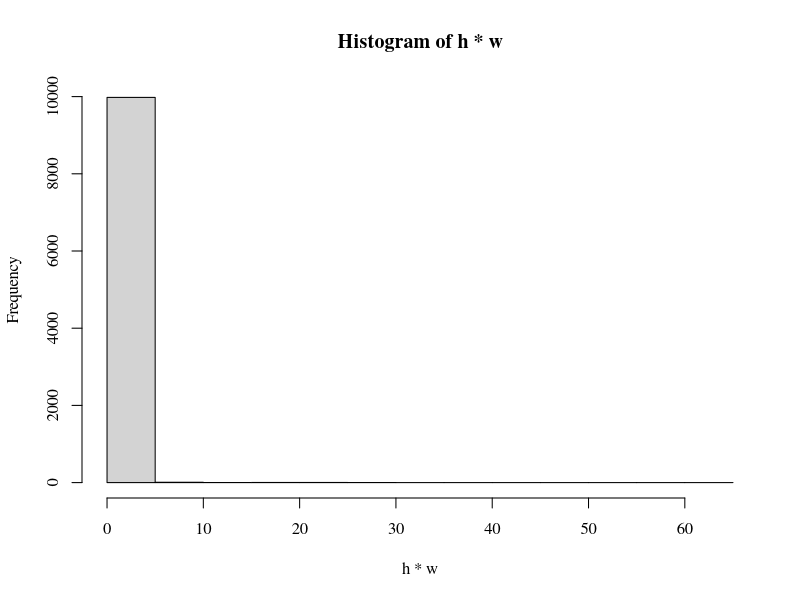
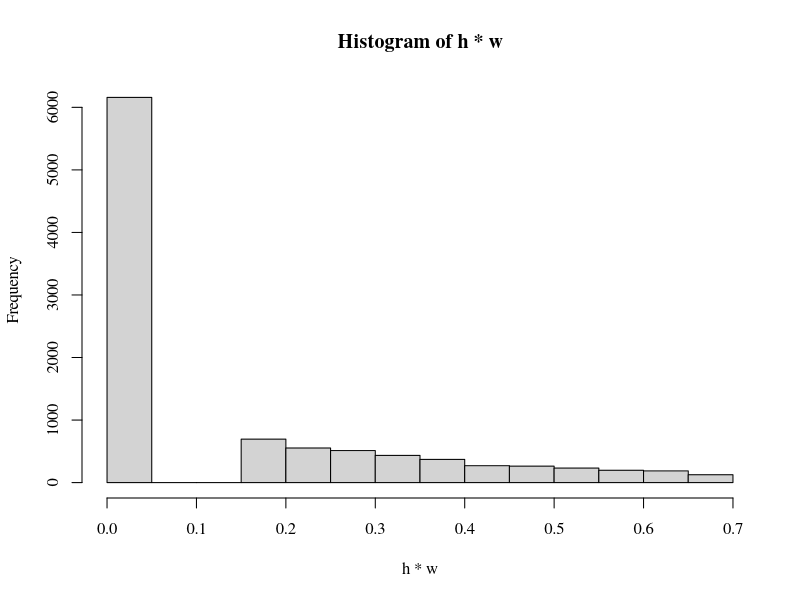
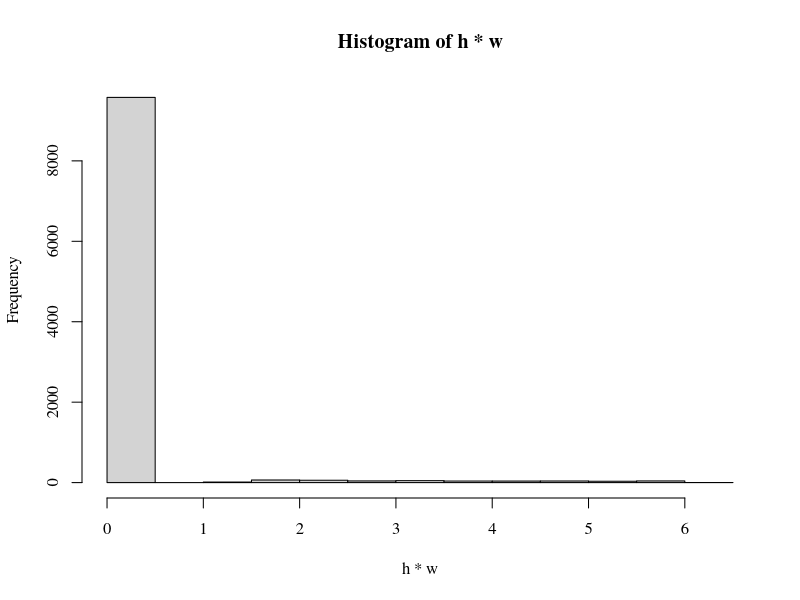

Write R code to recreate these figures, in order.
par(family = 'serif')
setwd("/Users/mikhailgaerlan/Box Sync/Education/UC Davis/2016-2017 Spring/STA 243 Computational Statistics/Assignments/Assignment 4")
rm(list=ls())

nu = c(0.1,1,10)

for(i in nu){
  m = 10000
  x = rnorm(m,1.5,i)
  f = 0*x
  for(j in 1:m){
    if(x[j]>=1&&x[j]<=2){
      f[j] = 1
    }
  }
  g = dnorm(x,1.5,i)
  h = dnorm(x,0,1)
  w = f/g
  mu = mean(h*w)
  var = sum((h*w-mu)^2)/(m-1)
  hist(h*w)
  print(c(mu,var))
}